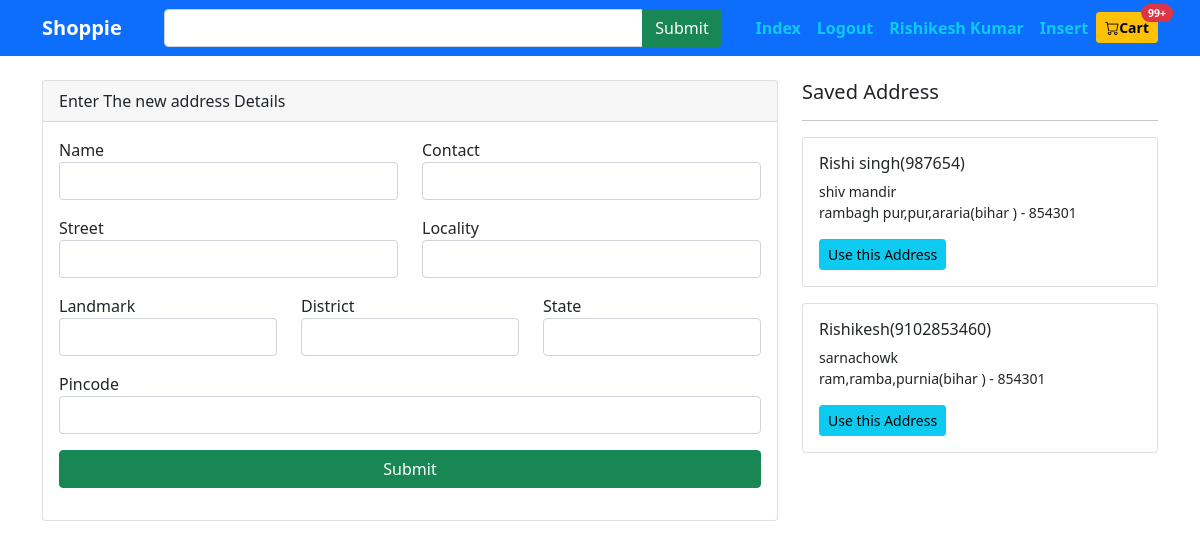
The page /checkout.php (signed in) on the database its author committed.
### tables this page shows
CREATE TABLE `users` (
  `user_id` int(11) NOT NULL,
  `fullname` varchar(200) NOT NULL,
  `email` varchar(200) NOT NULL,
  `contact` varchar(200) NOT NULL,
  `password` varchar(200) NOT NULL
);

CREATE TABLE `address` (
  `add_id` int(11) NOT NULL,
  `name` varchar(200) NOT NULL,
  `contact` varchar(200) NOT NULL,
  `street` varchar(200) NOT NULL,
  `locality` varchar(200) NOT NULL,
  `district` varchar(200) NOT NULL,
  `state` varchar(200) NOT NULL,
  `pincode` int(11) NOT NULL,
  `user_id` int(11) NOT NULL,
  `landmark` varchar(200) NOT NULL
);

### include/dbconfig.php (called while the page is built, shortened)
<?php
$connect= mysqli_connect(HOST,USER,PASS,DB) or die("db connection fail");
   function calling($table){
       global $connect;
       $array = [];
       $query = mysqli_query($connect,"select * from $table");
       while($row = mysqli_fetch_array($query)){
           $array[] = $row;
       }
       return $array;
   }
   function callingOne($table){
       $data=calling($table);
       return $data[0];
   }
?>

### checkout.php (the view, shortened to what this page needs)
<?php include "include/dbconfig.php";
?>
<!DOCTYPE html>
<html lang="en">
<head>
        <link href="https://cdn.jsdelivr.net/npm/bootstrap@5.1.3/dist/css/bootstrap.min.css" rel="stylesheet">
        <link rel="stylesheet" href="https://cdn.jsdelivr.net/npm/bootstrap-icons@1.8.1/font/bootstrap-icons.css">
</head>
<body>
        <?php include "include/header.php"; ?>
        <div class="container mt-4">
                <div class="row">
                        <div class="col-8">
                                <div class="card">
                                        <div class="card-header">
                                                Enter The new address Details
                                        </div>
                                        <div class="card-body">
                                                <form action="" method="post">
                                                        <div class="row">
                                                                <div class="col-6">
                                                                        <div class="mb-3">
                                                                                <label for="">Name</label>
                                                                                <input type="text" name="name" class="form-control">
                                                                        </div>
                                                                </div>
                                                                <div class="col-6">
                                                                        <div class="mb-3">
                                                                                <label for="">Contact</label>
                                                                                <input type="text" name="contact" class="form-control">
                                                                        </div>
                                                                </div>
                                                        </div>
                                                        <div class="row">
                                                                <div class="col-6">
                                                                        <div class="mb-3">
                                                                                <label for="">Street</label>
                                                                                <input type="text" name="street" class="form-control">
                                                                        </div>
                                                                </div>
                                                                <div class="col-6">
                                                                        <div class="mb-3">
                                                                                <label for="">Locality</label>
                                                                                <input type="text" name="locality" class="form-control">
                                                                        </div>
                                                                </div>
                                                        </div>
                                                        <div class="row">
                                                                <div class="col-4">
                                                                        <div class="mb-3">
                                                                                <label for="">Landmark</label>
                                                                                <input type="text" class="form-control" name="landmark">
                                                                        </div>
                                                                </div>
                                                                <div class="col-4">
                                                                        <div class="mb-3">
                                                                                <label for="">District</label>
                                                                                <input type="text" class="form-control" name="district">
                                                                        </div>
                                                                </div>
                                                                <div class="col-4">
                                                                        <div class="mb-3">
                                                                                <label for="">State</label>
                                                                                <input type="text" class="form-control" name="state">
                                                                        </div>
                                                                </div>
                                                        </div>
                                                        <div class="row">
                                                                <div class="col">
                                                                        <div class="mb-3">
                                                                                <label for="">Pincode</label>
                                                                                <input type="text" name="pincode" class="form-control">
                                                                        </div>
                                                                </div>
                                                        </div>
                                                        <div class="row">
                                                                <div class="col">
                                                                        <div class="mb-3">
                                                                                <input type="submit" class="btn btn-success w-100" name="new_address">
                                                                        </div>
                                                                </div>
                                                        </div>
                                                </form>
                                        </div>
                                </div>
                        </div>
                        <div class="col-4">
                                <h6 class="lead">Saved Address</h6>
                                <hr>
                                <?php  $log= $_SESSION['user'];
                                $user = callingOne("users where email='$log' OR password='$log'");
                                $user_id =$user['user_id'];
                                $callingAddress= calling ("address where user_id='$user_id'");
                                foreach ($callingAddress as $value){
                                        ?>
                                <div class="card mb-3">
                                        <div class="card-body">
                                                <h6><?= $value['name'];?>(<?= $value['contact'];?>)</h6>
                                                <p class="small m-0 p-0"><?= $value['landmark'];?></p>
                                                <p class="small m-0 p-0"><?= $value['street'];?>,<?= $value['locality'];?>,<?= $value['district'];?>(<?= $value['state'];?>
                                                ) - <?= $value['pincode'];?></p>
                                                <a href="" class="btn btn-info btn-sm mt-3">Use this Address</a>
                                        </div>
                                </div>
                                <?php } ?>
                        </div>
                </div>
        </div>
</body>
</html>

### include/header.php (shortened to what this page needs)
<nav class="navbar navbar-expand-lg navbar-dark bg-primary">
        <div class="container">
                <a href="" class="navbar-brand"><b>Shoppie</b></a>
                <form action="index.php" class="d-flex input-group w-50">
                        <input type="search" name="search" class="form-control">
                        <input type="submit" name="find" class="btn btn-success">
                </form>
                <ul class="navbar-nav">
                        <li class="nav-item"><a href="index.php" class="nav-link text-info"><b>Index</b></a></li>
                        <?php if (isset($_SESSION['user'])) { ?>
                                <li class="nav-item"><a href="auth/login.php" class="nav-link text-info"><b>Logout</b></a></li>
                                <li class="nav-item"><a href="auth/login.php" class="nav-link text-info"><b>
                                        <?php
                                        $log =$_SESSION['user'];
                                        $data = calling("users where email='$log' OR contact='$log'");
                                        echo $fullname=$data[0]['fullname'];
                                        ?>
                                </b></a></li>
                                <li class="nav-item"><a href="insert.php" class="nav-link text-info"><b>Insert</b></a></li>
                        <?php } else { ?>
                                <li class="nav-item"><a href="auth/login.php" class="nav-link text-info"><b>Login</b></a></li>
                                <li class="nav-item"><a href="auth/signup.php" class="nav-link text-info"><b>Signup</b></a></li>
                        <?php } ?>
                        <li class="nav-item"><a href="cart.php" class="btn btn-warning btn-sm mt-1 position-relative"><i class="bi bi-cart"></i><b>Cart</b>
                                        <span class="position-absolute top-0 start-100 translate-middle badge rounded-pill bg-danger">
                                                99+
                                        </span>
                                </a>
                        </li>
                </ul>
        </div>
</nav>

### rows shown on the page
users: fullname "Rishikesh Kumar"
address: name "Rishi singh", contact "987654", landmark "shiv mandir", street "rambagh pur", locality "pur", district "araria", state "bihar", pincode "854301"
address: name "Rishikesh", contact "9102853460", landmark "sarnachowk", street "ram", locality "ramba", district "purnia", state "bihar", pincode "854301"
